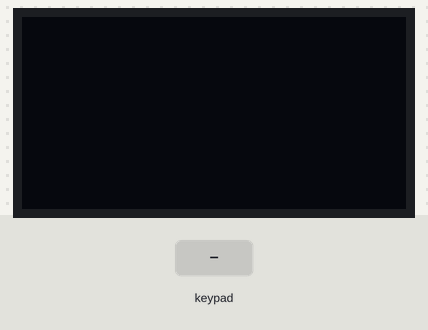
Recording of a sketch running on a simulated Arduino Uno, built with avr-gcc and run on an emulated ATmega328P. Parts: 128×64 one-colour display. Inputs (shaded band) come from the test bench. The display library's start-up logo is not drawn.

Above: at 3.2 s.
3.3 s: keypad keys 7 6 5 4 # pressed 0.4 s apart
At 5.5 s:
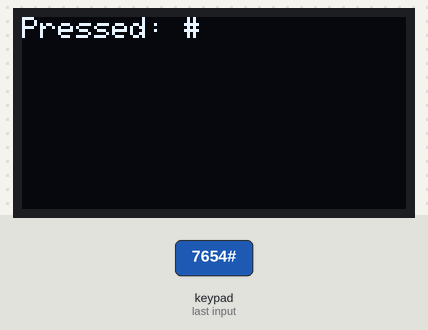
6.8 s: key 'A' pressed
At 8.0 s:
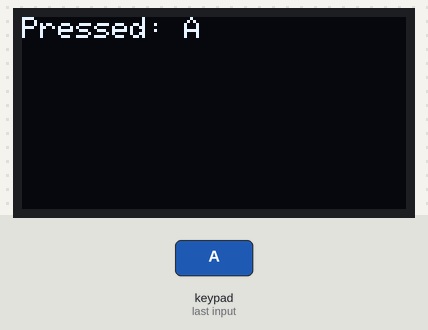
8.3 s: key 'B' pressed
At 9.2 s:
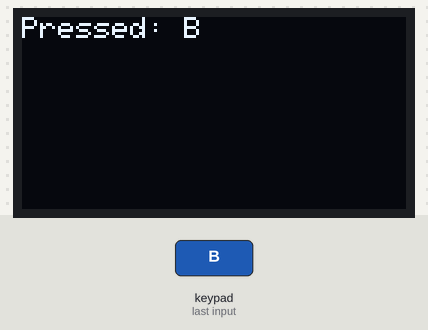
9.8 s: keypad keys 7 6 5 4 * pressed 0.4 s apart
At 12.7 s:
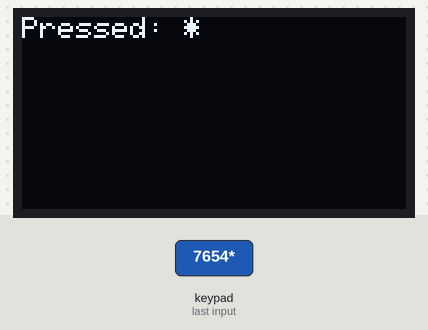
13.3 s: key '4' pressed
At 14.2 s:
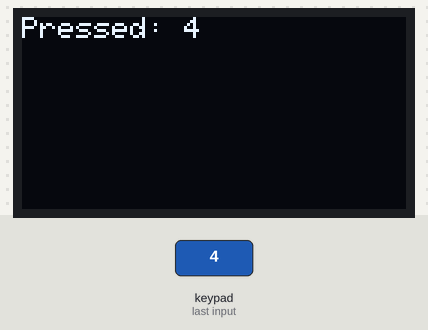
14.8 s: key '*' pressed
At 15.2 s:
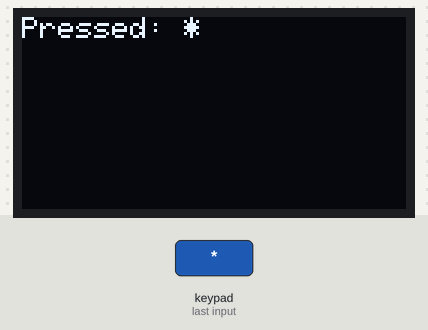
Timing chart, 0 to 17.3 s (numbered marks = the images above; inputs shaded):
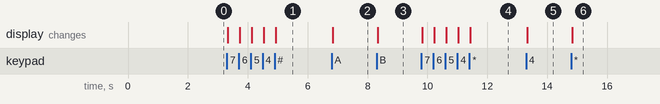

The sketch:

oled_keypad_i2c.ino
```cpp
#include <Keypad_I2C.h>
#include <Keypad.h>
#include <Wire.h>
#include <Adafruit_GFX.h>
#include <Adafruit_SSD1306.h>

#define I2CADDR 0x20
#define SCREEN_WIDTH 128
#define SCREEN_HEIGHT 64
#define OLED_RESET    -1
Adafruit_SSD1306 display(SCREEN_WIDTH, SCREEN_HEIGHT, &Wire, OLED_RESET);

const byte ROWS = 4;
const byte COLS = 4;

char hexaKeys[ROWS][COLS] = {
  {'1','2','3','A'},
  {'4','5','6','B'},
  {'7','8','9','C'},
  {'*','0','#','D'}
};
byte rowPins[ROWS] = {7, 6, 5, 4};
byte colPins[COLS] = {3, 2, 1, 0};

Keypad_I2C keypad(makeKeymap(hexaKeys), rowPins, colPins, ROWS, COLS, I2CADDR);

void setup(){
  Wire.begin();
  keypad.begin();
  Serial.begin(9600);

  if(!display.begin(SSD1306_SWITCHCAPVCC, 0x3C)) {
    Serial.println(F("SSD1306 allocation failed"));
    for(;;);
  }

  display.display();
  delay(2000);
  display.clearDisplay();
  display.setTextSize(1);
  display.setTextColor(SSD1306_WHITE);
}

void loop(){
  char key = keypad.getKey();

  if (key) {
    display.clearDisplay();
    display.setCursor(0,0);
    display.print("Pressed: ");
    display.println(key);
    display.display();
  }
}
```

Measured:
- after the input at 3.3 s, the display: first changes at once (image 1 shows a later state)
- after the input at 6.8 s, the display: changes at once (image 2)
- after the input at 8.3 s, the display: changes at once (image 3)
- after the input at 9.8 s, the display: first changes at once (image 4 shows a later state)
- after the input at 13.3 s, the display: changes at once (image 5)
- after the input at 14.8 s, the display: changes at once (image 6)
